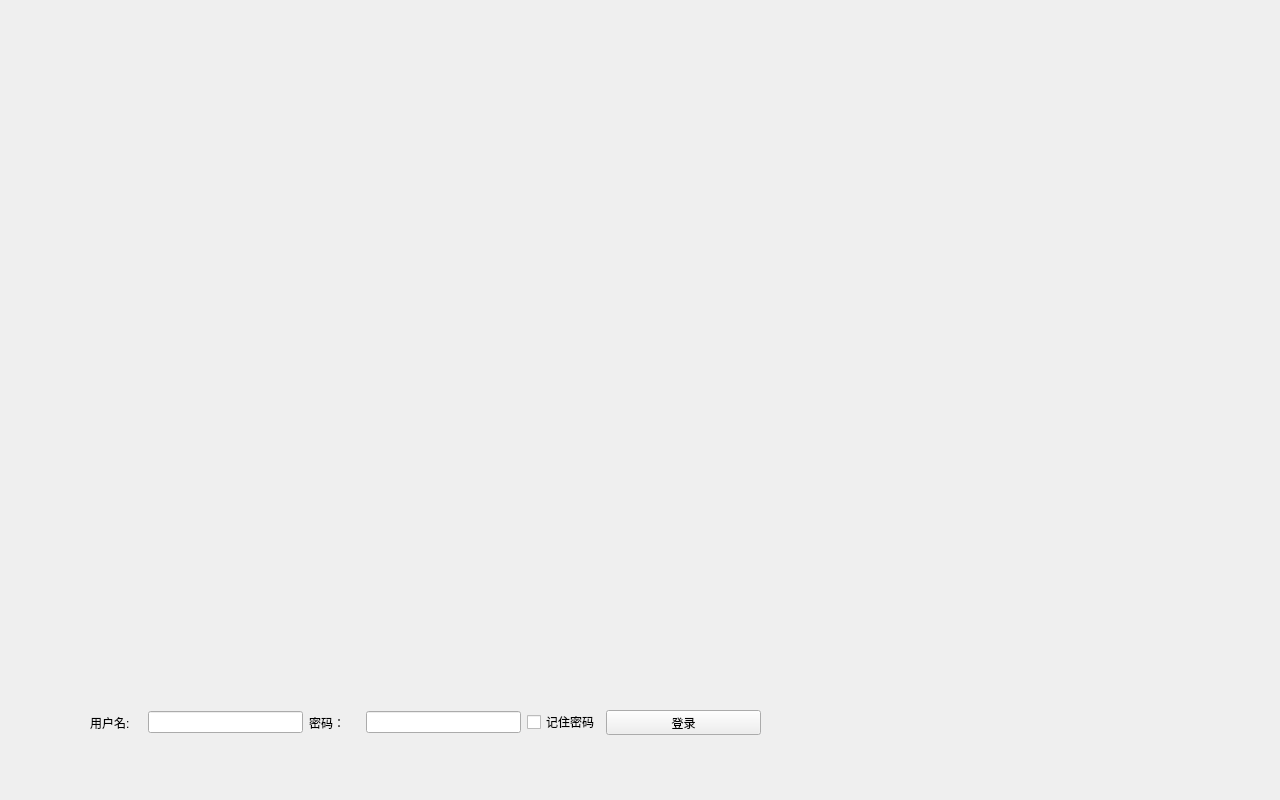
<?xml version="1.0" encoding="UTF-8"?>
<ui version="4.0">
 <class>Login</class>
 <widget class="QWidget" name="Login">
  <property name="geometry">
   <rect>
    <x>0</x>
    <y>0</y>
    <width>1280</width>
    <height>800</height>
   </rect>
  </property>
  <property name="windowTitle">
   <string>Login</string>
  </property>
  <widget class="QLabel" name="label">
   <property name="geometry">
    <rect>
     <x>20</x>
     <y>70</y>
     <width>1280</width>
     <height>800</height>
    </rect>
   </property>
   <property name="text">
    <string/>
   </property>
   <property name="pixmap">
    <pixmap resource="ui.qrc">:/ui/UI/login_back.jpg</pixmap>
   </property>
  </widget>
  <widget class="QWidget" name="">
   <property name="geometry">
    <rect>
     <x>90</x>
     <y>710</y>
     <width>671</width>
     <height>25</height>
    </rect>
   </property>
   <layout class="QHBoxLayout" name="horizontalLayout" stretch="1,3,1,3,1,3">
    <item>
     <widget class="QLabel" name="label_LoginAccount">
      <property name="text">
       <string>用户名:</string>
      </property>
     </widget>
    </item>
    <item>
     <widget class="QLineEdit" name="lineEdit_Account"/>
    </item>
    <item>
     <widget class="QLabel" name="label_Password">
      <property name="text">
       <string>密码：</string>
      </property>
     </widget>
    </item>
    <item>
     <widget class="QLineEdit" name="lineEdit_LoginPasswod"/>
    </item>
    <item>
     <widget class="QCheckBox" name="checkBox_Remember">
      <property name="text">
       <string>记住密码</string>
      </property>
     </widget>
    </item>
    <item>
     <widget class="QPushButton" name="pushButton_Login">
      <property name="text">
       <string>登录</string>
      </property>
     </widget>
    </item>
   </layout>
  </widget>
 </widget>
 <resources>
  <include location="ui.qrc"/>
 </resources>
 <connections/>
</ui>
